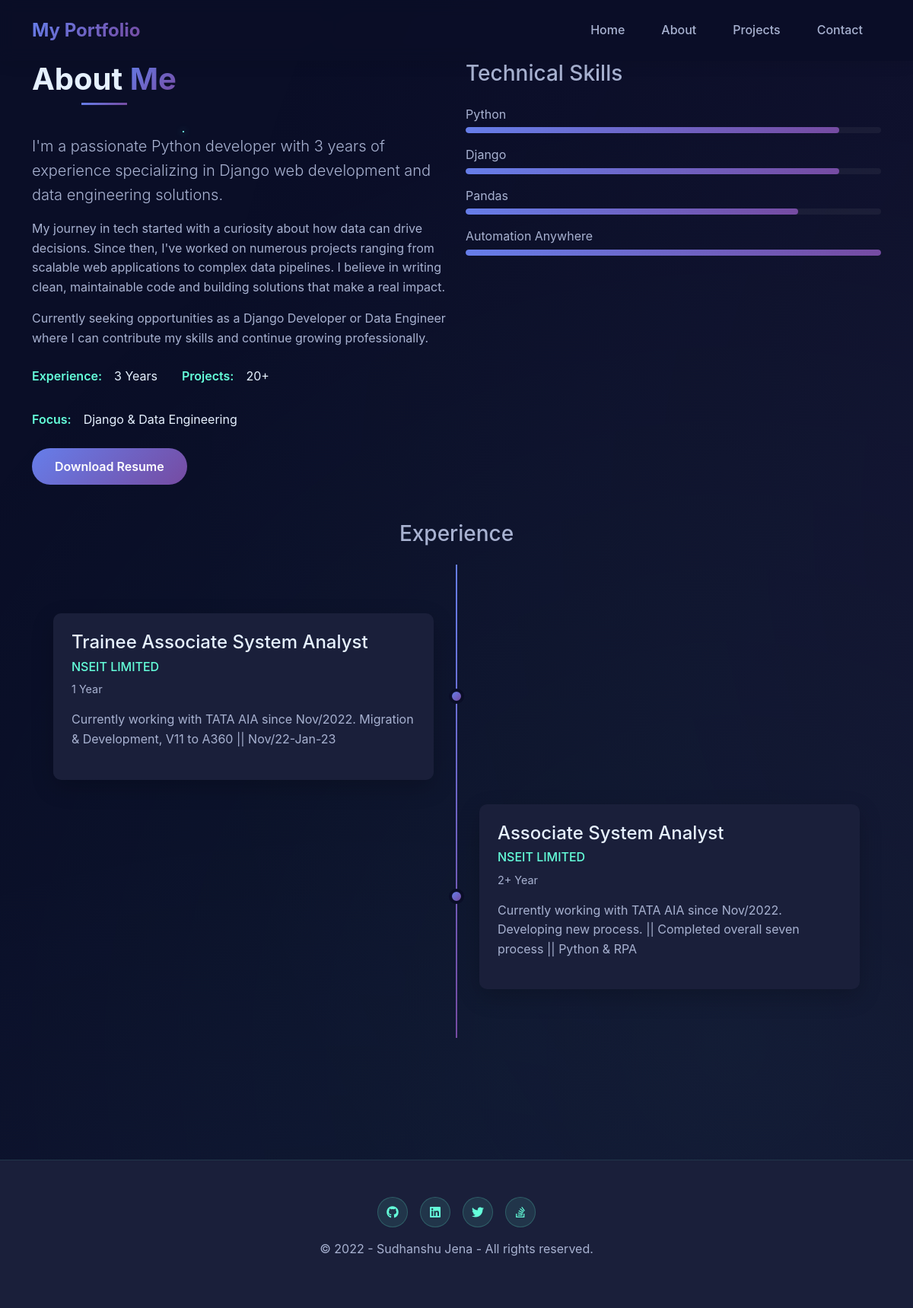
The page /about/ on the database its author committed.
### portfolio/models.py (models this page shows, shortened)
class Skill(models.Model):
    name = models.CharField(max_length=100)
    level = models.IntegerField(default=80)  # Percentage
    category = models.CharField(max_length=50)  # Backend, Frontend, Data, etc.

class Experience(models.Model):
    title = models.CharField(max_length=200)
    company = models.CharField(max_length=200)
    duration = models.CharField(max_length=100)
    description = models.TextField()
    order = models.IntegerField(default=0)
    class Meta:
        ordering = ['order']

### portfolio/views.py (the view)
# urls.py: path('about/', views.about, name='about'),
def about(request):
    skills = Skill.objects.all()
    experiences = Experience.objects.all()
    context = {
        'skills': skills,
        'experiences': experiences,
    }
    return render(request, 'about.html', context)

### portfolio/templates/about.html (shortened to what this page needs)
{% extends 'base.html' %}
{% load static %}
{% block content %}
<section class="about-section section-padding">
    <div class="container">
        <div class="row">
            <div class="col-lg-6" data-aos="fade-right">
                <h2 class="section-title">
                    About <span class="gradient-text">Me</span>
                </h2>
                <p class="lead">
                    I'm a passionate Python developer with 3 years of experience specializing in Django web development
                    and data engineering solutions.
                </p>
                <p>
                    My journey in tech started with a curiosity about how data can drive decisions. Since then,
                    I've worked on numerous projects ranging from scalable web applications to complex data pipelines.
                    I believe in writing clean, maintainable code and building solutions that make a real impact.
                </p>
                <p>
                    Currently seeking opportunities as a Django Developer or Data Engineer where I can contribute
                    my skills and continue growing professionally.
                </p>
                <div class="about-info mt-4">
                    <div class="info-item">
                        <span class="info-label">Experience:</span>
                        <span class="info-value">3 Years</span>
                    </div>
                    <div class="info-item">
                        <span class="info-label">Projects:</span>
                        <span class="info-value">20+</span>
                    </div>
                    <div class="info-item">
                        <span class="info-label">Focus:</span>
                        <span class="info-value">Django & Data Engineering</span>
                    </div>
                </div>
                <div class="mt-4">
                    <a href="#" class="btn btn-gradient">Download Resume</a>
                </div>
            </div>
            <div class="col-lg-6" data-aos="fade-left">
                <h3 class="mb-4">Technical Skills</h3>
                {% for skill in skills %}
                <div class="skill-item mb-3">
                    <div class="d-flex justify-content-between mb-1">
                        <span>{{ skill.name }}</span>
                    </div>
                    <div class="progress">
                        <div class="progress-bar progress-bar-animated"  style="width: {{skill.level}}% "></div>
                    </div>
                </div>
                {% endfor %}
            </div>
        </div>
        <div class="row mt-5">
            <div class="col-12">
                <h3 class="text-center mb-4" data-aos="fade-up">Experience</h3>
                <div class="timeline">
                    {% for exp in experiences %}
                    <div class="timeline-item" data-aos="fade-up" data-aos-delay="{{ forloop.counter }}00">
                        <div class="timeline-marker"></div>
                        <div class="timeline-content">
                            <h4>{{ exp.title }}</h4>
                            <h5>{{ exp.company }}</h5>
                            <span class="timeline-date">{{ exp.duration }}</span>
                            <p>{{ exp.description }}</p>
                        </div>
                    </div>
                    {% endfor %}
                </div>
            </div>
        </div>
    </div>
</section>
{% endblock %}

### portfolio/static/css/style.css (style rules this page uses)
:root { --primary-color: #667eea; --secondary-color: #764ba2; --dark-bg: #0a0e27; --light-bg: #1a1f3a; --text-light: #a8b2d1; --text-white: #e6f1ff; --accent: #64ffda; --gradient: linear-gradient(135deg, #667eea 0%, #764ba2 100%); }
* { margin: 0; padding: 0; box-sizing: border-box; }
body { font-family: 'Inter', -apple-system, BlinkMacSystemFont, 'Segoe UI', Roboto, sans-serif; background-color: var(--dark-bg); color: var(--text-light); overflow-x: hidden; line-height: 1.6; }
.gradient-text { background: var(--gradient); -webkit-background-clip: text; -webkit-text-fill-color: transparent; background-clip: text; }
.btn { padding: 12px 30px; font-weight: 600; border-radius: 50px; text-decoration: none; transition: all 0.3s ease; display: inline-block; position: relative; overflow: hidden; }
.btn-gradient { background: var(--gradient); color: white; border: none; }
.section-padding { padding: 80px 0; }
.section-title { font-size: 2.5rem; font-weight: 700; color: var(--text-white); margin-bottom: 3rem; position: relative; display: inline-block; }
.section-title::after { content: ''; position: absolute; bottom: -10px; left: 50%; transform: translateX(-50%); width: 60px; height: 3px; background: var(--gradient); }
.progress { background: rgba(255, 255, 255, 0.05); height: 8px; border-radius: 10px; overflow: hidden; }
.progress-bar { background: var(--gradient); height: 100%; border-radius: 10px; animation: progressAnimation 2s ease; }
.about-info { display: flex; flex-wrap: wrap; gap: 2rem; }
.info-item { display: flex; align-items: center; gap: 1rem; }
.info-label { color: var(--accent); font-weight: 600; }
.info-value { color: var(--text-white); }
.timeline { position: relative; padding: 2rem 0; }
.timeline::before { content: ''; position: absolute; left: 50%; top: 0; bottom: 0; width: 2px; background: var(--gradient); transform: translateX(-50%); }
.timeline-item { position: relative; margin: 2rem 0; display: flex; align-items: center; }
.timeline-item:nth-child(odd) { justify-content: flex-end; padding-right: calc(50% + 30px); }
.timeline-item:nth-child(even) { padding-left: calc(50% + 30px); }
.timeline-marker { position: absolute; left: 50%; transform: translateX(-50%); width: 20px; height: 20px; background: var(--gradient); border-radius: 50%; border: 4px solid var(--dark-bg); z-index: 1; }
.timeline-content { background: var(--light-bg); padding: 1.5rem; border-radius: 10px; box-shadow: 0 10px 30px rgba(0, 0, 0, 0.2); max-width: 500px; transition: all 0.3s ease; }
.timeline-content h4 { color: var(--text-white); margin-bottom: 0.5rem; }
.timeline-content h5 { color: var(--accent); margin-bottom: 0.5rem; font-size: 1rem; }
.timeline-date { color: var(--text-light); font-size: 0.9rem; display: block; margin-bottom: 1rem; }

### rows shown on the page
Skill: name "Python", level 90 (drawn)
Skill: name "Django", level 90 (drawn)
Skill: name "Pandas", level 80 (drawn)
Skill: name "Automation Anywhere", level 100 (drawn)
Experience: title "Trainee Associate System Analyst", company "NSEIT LIMITED", duration "1 Year", description "Currently working with TATA AIA since Nov/2022. Migration & Development, V11 to A360 || Nov/22-Jan-23"
Experience: title "Associate System Analyst", company "NSEIT LIMITED", duration "2+ Year", description "Currently working with TATA AIA since Nov/2022. Developing new process. || Completed overall seven process || Python & RPA"
